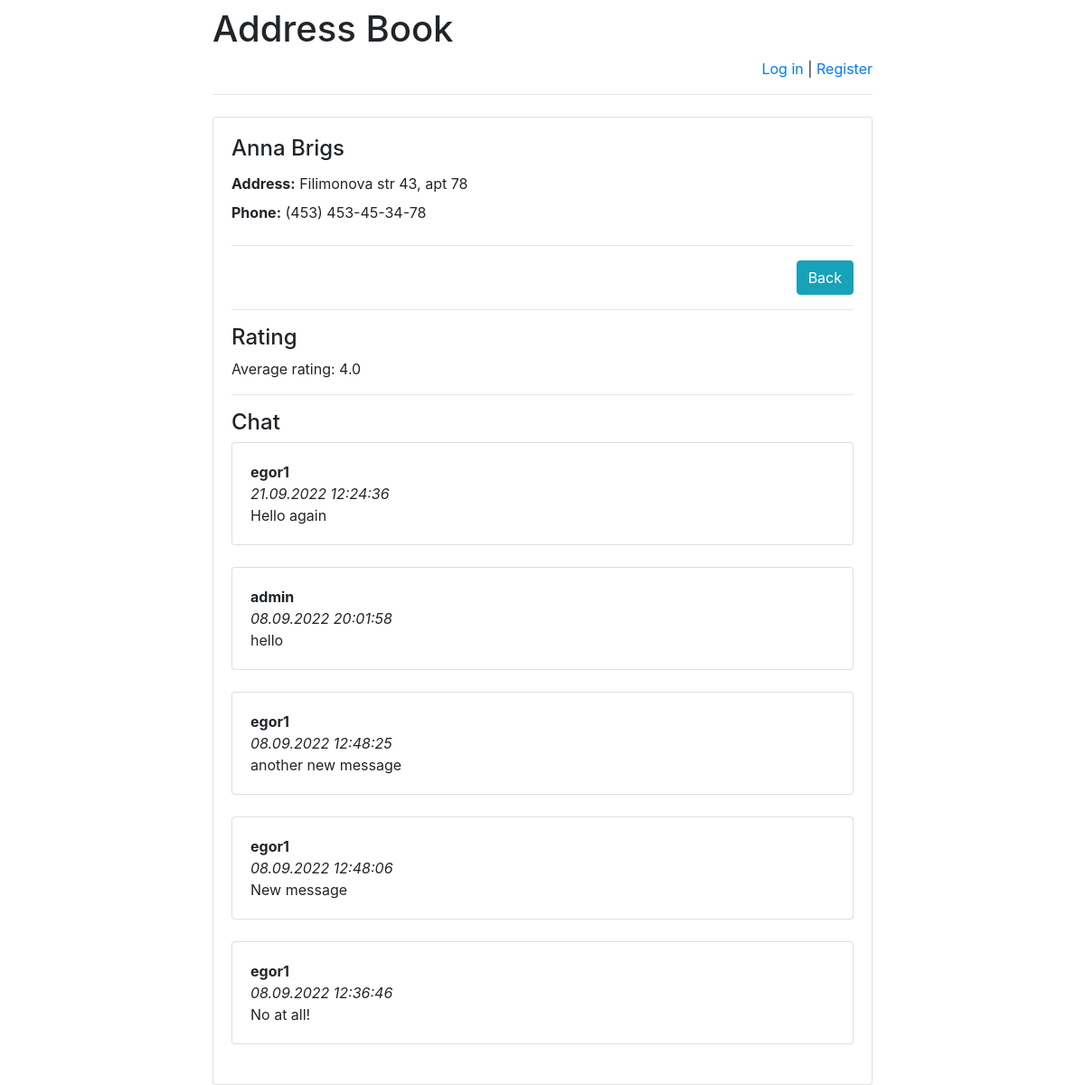
Screenshot of /addressbook/3/ with the database file from the repository.
### addressbook/models.py (models this page shows)
class Person(models.Model):
    person_text = models.CharField(max_length=255)
    pub_date = models.DateTimeField('date published')

class Address(models.Model):
    person = models.ForeignKey(Person, on_delete=models.CASCADE)
    address = models.CharField(max_length=255)
    phone = models.CharField(max_length=255)

class Message(models.Model):
    chat = models.ForeignKey(Person, verbose_name='Chat under person', on_delete=models.CASCADE)
    author = models.ForeignKey(User, verbose_name='User', on_delete=models.CASCADE)
    message = models.TextField('Message')
    pub_date = models.DateTimeField('Message date', default=timezone.now)

### addressbook/views.py (the view)
# urls.py: re_path(r'^([0-9]+)/$', views.address, name='address'),
def address(request, person_id):
    error_message = None
    mark_date = None
    if "error_message" in request.GET:
        error_message = request.GET["error_message"]
    mark_person = Mark.objects.filter(person_id=person_id).filter(author_id=request.user.id).all()
    if mark_person:
        mark_date = mark_person[0].pub_date
    return render(
        request,
        "address.html",
        {
            "person": get_object_or_404(Person, pk=person_id),
            "error_message": error_message,
            "latest_messages":
                Message.objects
                    .filter(chat_id=person_id)
                    .order_by('-pub_date')[:5],
            "already_rated_by_user":
                Mark.objects
                    .filter(author_id=request.user.id)
                    .filter(person_id=person_id)
                    .count(),
            "user_rating":
                Mark.objects
                    .filter(author_id=request.user.id)
                    .filter(person_id=person_id)
                    .aggregate(Avg('mark'))
                ["mark__avg"],
            "avg_mark":
                Mark.objects
                    .filter(person_id=person_id)
                    .aggregate(Avg('mark'))
                ["mark__avg"],
            "mark_date":
                mark_date
        }
    )

### templates/address.html (shortened to what this page needs)
{% extends 'base.html' %}
{% block main %}
    <h4 class="card-title">{{ person.person_text }}</h4>
    {% for address in person.address_set.all %}
        <label><b>Address:</b> </label>  {{ address.address }}<br>
        <label><b>Phone:</b> </label> {{ address.phone }}
        </label><br>
    {% endfor %}
    <hr>
    <div style="text-align: right">
        <a href=".." class="btn btn-info">Back</a>
    </div>
    <hr>
    <h4>Rating</h4>
    <p>Average rating:
        <span id="avg_mark_span">
            {{ avg_mark|floatformat:"1" }}
        </span>
    </p>
    <hr>
    <h4>Chat</h4>
    <div id="history">
        {% for message in latest_messages %}
            <div class="card">
                <div class="card-body">
                    <strong>
                        {{ message.author.username }}
                    </strong>
                    <br/>
                    <em>
                        {{ message.pub_date|date:'d.m.Y H:i:s' }}
                    </em>
                    <br/>
                    {{ message.message }}
                </div>
            </div>
            <br/>
        {% endfor %}
    </div>
{% endblock %}

### rows the page displays
Person: person_text "Anna Brigs"
Address: address "Filimonova str 43, apt 78", phone "(453) 453-45-34-78"
Message: author.username "egor1", pub_date "21.09.2022 12:24:36", message "Hello again"
Message: author.username "admin", pub_date "08.09.2022 20:01:58", message "hello"
Message: author.username "egor1", pub_date "08.09.2022 12:48:25", message "another new message"
Message: author.username "egor1", pub_date "08.09.2022 12:48:06", message "New message"
Message: author.username "egor1", pub_date "08.09.2022 12:36:46", message "No at all!"

### other values shown
{{ avg_mark|floatformat:"1" }} "4.0"
